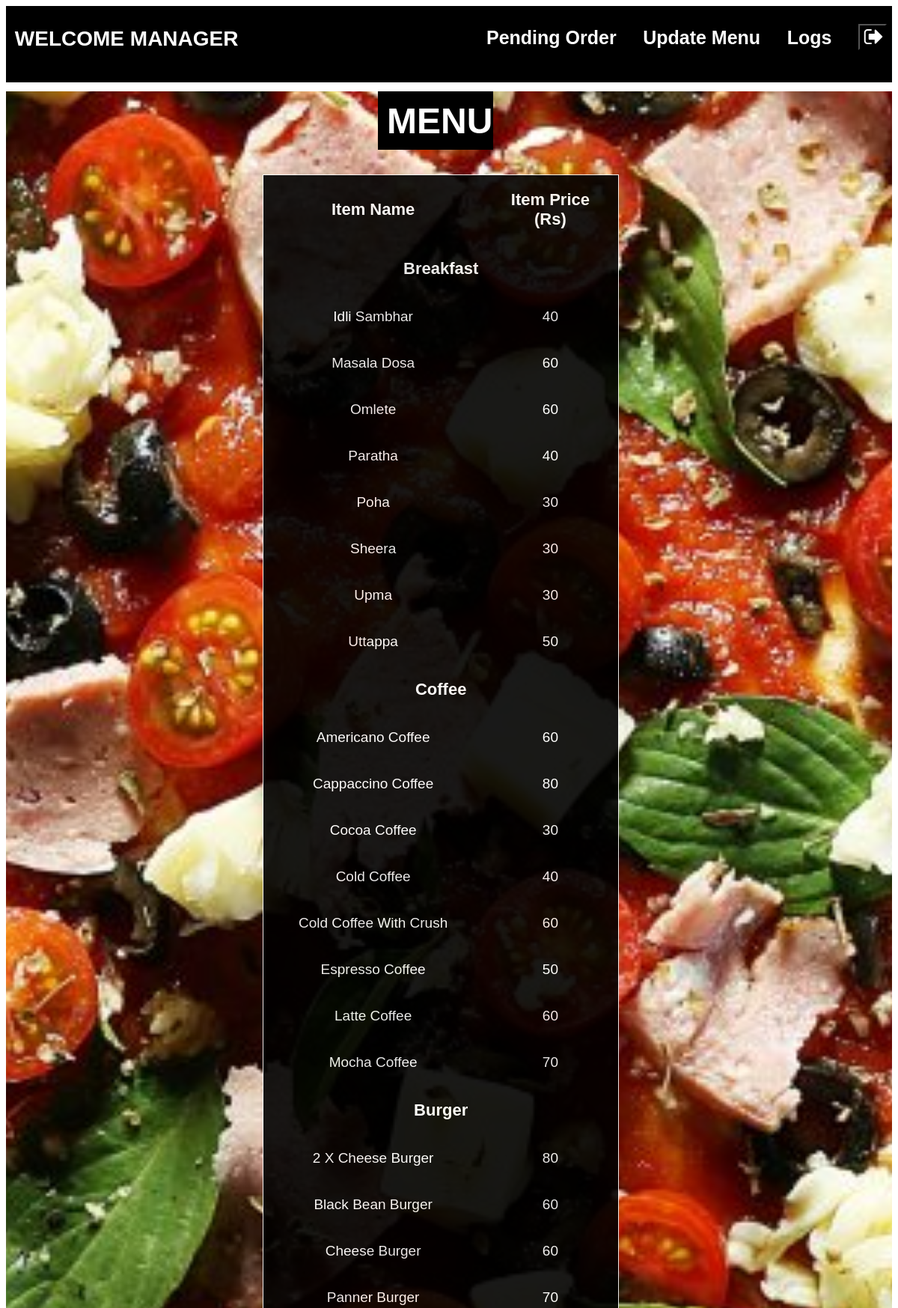
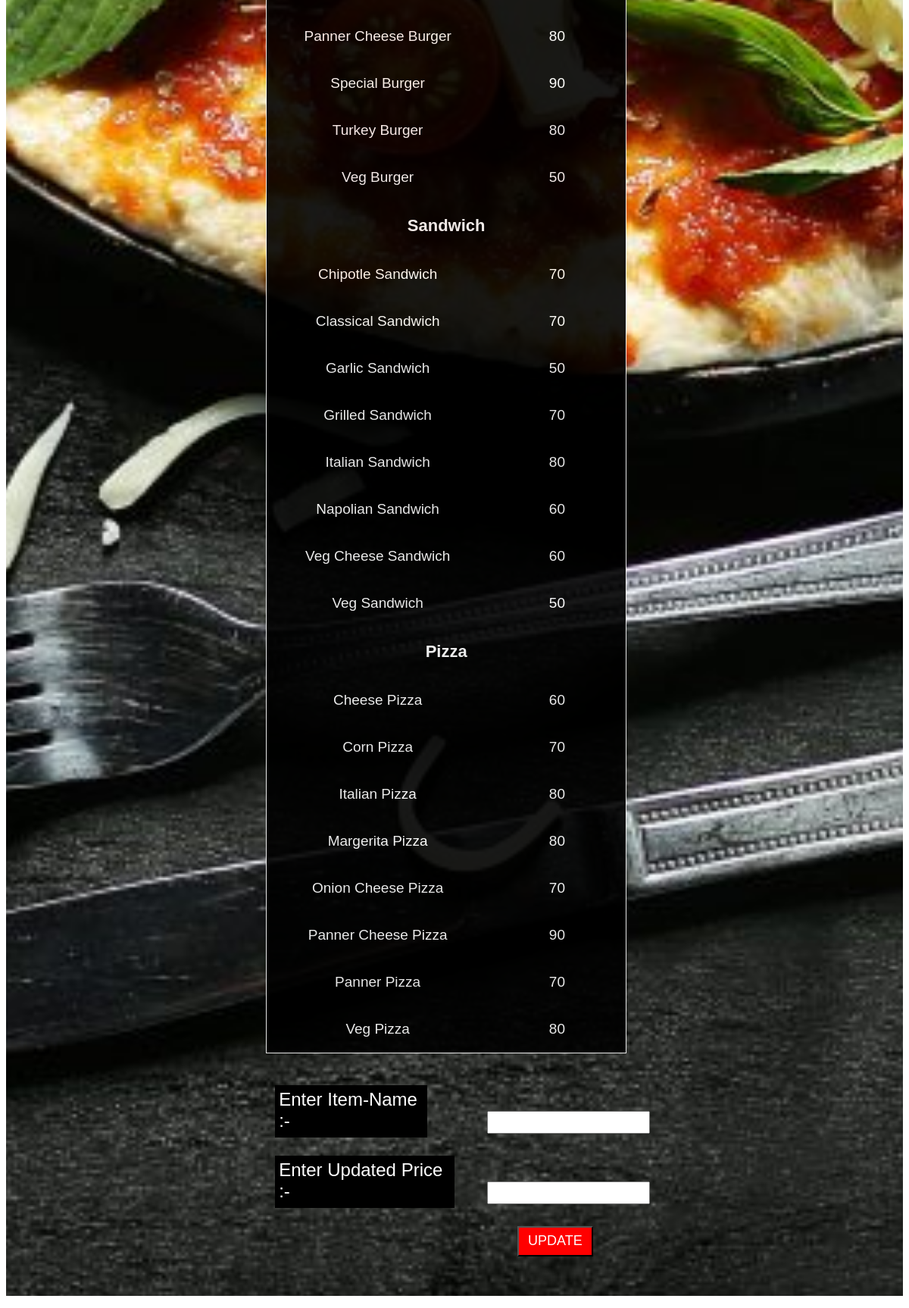
The page /menuUpdate.php on the database its author committed (2 pictures, top to bottom).
### tables this page shows
CREATE TABLE `menu` (
  `item_name` varchar(50) NOT NULL,
  `price` int(11) NOT NULL
);

### menuUpdate.php (the view, shortened to what this page needs)
<?php
$severname="localhost";
$username1="root";
$password="";
$dbname="ai";
$conn=mysqli_connect($severname,$username1,$password,$dbname);
 ?>
<html>
    <head>
        <link rel="stylesheet" href="https://cdnjs.cloudflare.com/ajax/libs/font-awesome/4.7.0/css/font-awesome.min.css">
    </head>
    <body>
      <div class="welcome">
          <p style="float: left;margin-left: 1%;">WELCOME MANAGER</p>
          <p style="float: left;margin-left: 28%;"><a href="mpending.php" style="text-decoration: none;color: white;font-size: 25px;">Pending Order</a></p>
          <p style="float: left;margin-left: 3%;"><a href="menuUpdate.php" style="text-decoration: none;color: white;font-size: 25px;">Update Menu</a></p>
          <p style="float: left;margin-left: 3%;"><a href="mlogs.php" style="text-decoration: none;color: white;font-size: 25px;">Logs</a></p>
          <form action="logout.php" method="POST">
              <button class="button2" type="submit" onclick="alert('Logged Out.')"><b class="fa fa-sign-out" style="font-size:28px;color:white"></b></button>
            </form>
      </div>
      <div class="parallax">
        <h1>MENU</h1>
        <div class="menu">
        <table cellspacing="10" align="center" cellpadding="20">
        <col width="500">
        <col width="300">
        <tr>
        <th>Item Name</th>
        <th>Item Price  (Rs)</th>
        </tr>
        <tr>
          <th colspan="4">Breakfast</td>
        </tr>
        <?php
        $sql="SELECT * FROM `menu` where item_name not like \"%Burger%\"  and item_name not like \"%Coffee%\" and item_name  not like \"%Sandwich%\" and item_name not like \"%Pizza%\"";
  			if($result=mysqli_query($conn,$sql))
        {
        if (mysqli_num_rows($result) > 0) {
            while($row = mysqli_fetch_array($result)) {
  							echo "<tr>";
  							$var=str_replace("_"," ","$row[item_name]");
                echo "<td >" . $var . "</td>";
            		echo "<td>" . $row['price'] . "</td>";
                echo "</tr>";
  					}
        }
        }
        ?>
        <tr>
          <th colspan="4">Coffee</td>
        </tr>
        <?php
        $sql="SELECT * FROM `menu` where item_name like \"%Coffee%\"";
  			if($result=mysqli_query($conn,$sql))
        {
        if (mysqli_num_rows($result) > 0) {
            while($row = mysqli_fetch_array($result)) {
  							echo "<tr>";
  							$var=str_replace("_"," ","$row[item_name]");
                echo "<td >" . $var . "</td>";
            		echo "<td>" . $row['price'] . "</td>";
                echo "</tr>";
  					}
        }
        }
        ?>
        <tr>
          <th colspan="4">Burger</td>
        </tr>
        <?php
        $sql="SELECT * FROM `menu` where item_name like \"%Burger%\"";
  			if($result=mysqli_query($conn,$sql))
        {
        if (mysqli_num_rows($result) > 0) {
            while($row = mysqli_fetch_array($result)) {
  							echo "<tr>";
  							$var=str_replace("_"," ","$row[item_name]");
                echo "<td >" . $var . "</td>";
            		echo "<td>" . $row['price'] . "</td>";
                echo "</tr>";
  					}
        }
        }
        ?>
        <tr>
          <th colspan="4">Sandwich</td>
        </tr>
        <?php
        $sql="SELECT * FROM `menu` where item_name like \"%Sandwich%\"";
  			if($result=mysqli_query($conn,$sql))
        {
        if (mysqli_num_rows($result) > 0) {
            while($row = mysqli_fetch_array($result)) {
  							echo "<tr>";
  							$var=str_replace("_"," ","$row[item_name]");
                echo "<td >" . $var . "</td>";
            		echo "<td>" . $row['price'] . "</td>";
                echo "</tr>";
  					}
        }
        }
        ?>
        <tr>
          <th colspan="4">Pizza</td>
        </tr>
        <?php
        $sql="SELECT * FROM `menu` where item_name like  \"%Pizza%\"";
  			if($result=mysqli_query($conn,$sql))
        {
        if (mysqli_num_rows($result) > 0) {
            while($row = mysqli_fetch_array($result)) {
  							echo "<tr>";
  							$var=str_replace("_"," ","$row[item_name]");
                echo "<td >" . $var . "</td>";
            		echo "<td>" . $row['price'] . "</td>";
                echo "</tr>";
  					}
        }
        }
        ?>
        </table>
        </div><br>
        <form action="menuUpdate.php" method="POST">
        <p style="margin-left:30%;font-size:24px;color:white;background-color:black;margin-right:53%;padding:5px;">Enter Item-Name :-
        <input style="margin-left:275px;margin-top: -27px;height: 30px;font-size: 16px;" list="menu" name="itemname">
      </p>
        <p style="margin-left:30%;font-size:24px;color:white;background-color:black;margin-right:50%;padding:5px;">Enter Updated Price :-
        <input style="margin-left:275px;margin-top: -27px;height: 30px;font-size: 16px;" type="text" name="updatePrice"></p>
        <p><button class="button" type="submit" >UPDATE</button></p><br><br>
        </div>
    </body>
</html>

### menuUpdate.php (style rules this page uses)
body { font-family: sans-serif; background-repeat: no-repeat; }
.welcome { font-size: 28px; color: white; font-weight: bold; background-color:black; height: 13%; }
table { border: 1px solid white; border-collapse: collapse; text-align: center; align-self: center; color: white; font-size: 19px; -moz-border-radius: 5px; border-collapse: collapse; border: none; }
table th:first-child { -moz-border-radius: 5px 0 0 0; }
table th:last-child { -moz-border-radius: 0 5px 0 0; }
table tr:last-child td:first-child { -moz-border-radius: 0 0 0 5px; }
table tr:last-child td:last-child { -moz-border-radius: 0 0 5px 0; }
th { font-size: 22px; }
h1 { margin-left: 42%; margin-top: 1%; margin-right: 45%; padding: 1%; font-size: 48px; color: white; background-color: black; }
.menu { background-color: Black; width: 40%; border: 1px solid white; margin-left: 29%; opacity: 0.9; margin-top: 1%; }
.button { margin-left: 57%; text-decoration: none; background-color: red; padding: 0px; height: 40px; width: 100px; color: white; font-size: 18px; }
.parallax { background-image: url("parallaximage.jpg"); margin-top: 0%; min-height: 100%; background-attachment: fixed; background-position: center; background-repeat: no-repeat; background-size: cover; }
.button2 { float: left; text-decoration: none; margin-top: 2%; height: 35px; background-color: black; width: 38px; margin-left: 3%; }

### rows shown on the page
menu: item_name "Idli Sambhar", price "40"
menu: item_name "Masala Dosa", price "60"
menu: item_name "Omlete", price "60"
menu: item_name "Paratha", price "40"
menu: item_name "Poha", price "30"
menu: item_name "Sheera", price "30"
menu: item_name "Upma", price "30"
menu: item_name "Uttappa", price "50"
menu: item_name "Americano Coffee", price "60"
menu: item_name "Cappaccino Coffee", price "80"
menu: item_name "Cocoa Coffee", price "30"
menu: item_name "Cold Coffee", price "40"
menu: item_name "Cold Coffee With Crush", price "60"
menu: item_name "Espresso Coffee", price "50"
menu: item_name "Latte Coffee", price "60"
menu: item_name "Mocha Coffee", price "70"
menu: item_name "2 X Cheese Burger", price "80"
menu: item_name "Black Bean Burger", price "60"
menu: item_name "Cheese Burger", price "60"
menu: item_name "Panner Burger", price "70"
menu: item_name "Panner Cheese Burger", price "80"
menu: item_name "Special Burger", price "90"
menu: item_name "Turkey Burger", price "80"
menu: item_name "Veg Burger", price "50"
menu: item_name "Chipotle Sandwich", price "70"
menu: item_name "Classical Sandwich", price "70"
menu: item_name "Garlic Sandwich", price "50"
menu: item_name "Grilled Sandwich", price "70"
menu: item_name "Italian Sandwich", price "80"
menu: item_name "Napolian Sandwich", price "60"
menu: item_name "Veg Cheese Sandwich", price "60"
menu: item_name "Veg Sandwich", price "50"
menu: item_name "Cheese Pizza", price "60"
menu: item_name "Corn Pizza", price "70"
menu: item_name "Italian Pizza", price "80"
menu: item_name "Margerita Pizza", price "80"
menu: item_name "Onion Cheese Pizza", price "70"
menu: item_name "Panner Cheese Pizza", price "90"
menu: item_name "Panner Pizza", price "70"
menu: item_name "Veg Pizza", price "80"
